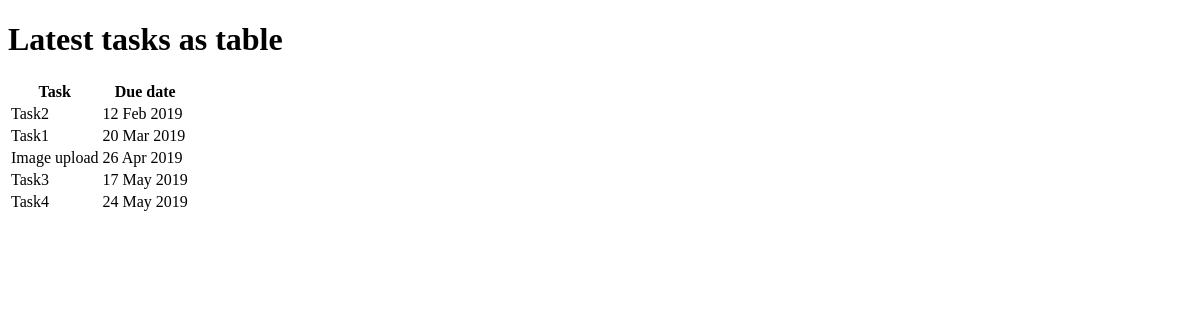
/demos/table, run on an earlier commit of the app's database.
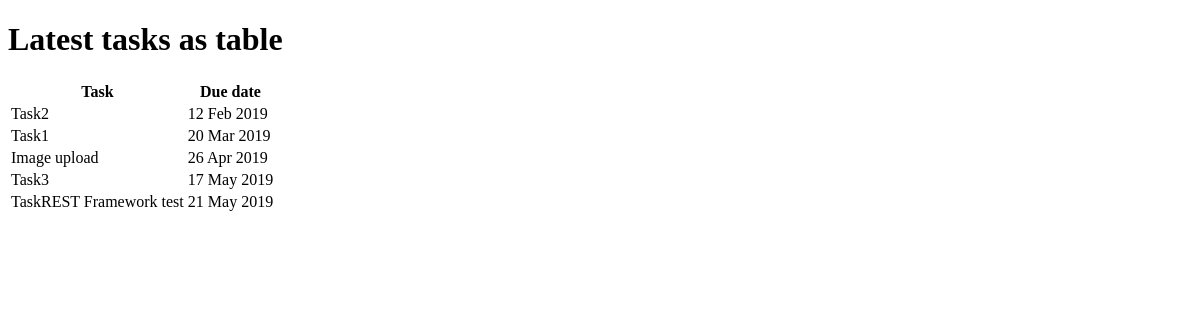
And on a later commit of the database.
### todo_app/models.py (models this page shows, shortened)
class Task(models.Model):
  id = models.AutoField(primary_key=True)
  title = models.CharField('Title', max_length=100, help_text="Task Title")
  description = models.TextField('Description', null=True, help_text="Task Description")
  image = models.ImageField('Image',
    null=False,
    blank=True,
    help_text='Task image',
    upload_to='images/')
  due = models.DateTimeField('due', default=days_from_now_1, help_text="Task Due (default - 1 day from now)")
  created = models.DateTimeField(auto_now_add=True)
  completed = models.BooleanField(default=False)

### demos/views.py (the view)
# urls.py: path('table', views.table, name='table'),
def table(request):
    latest_tasks = Task.objects.order_by('due')[:5]
    context = {
        'latest_tasks': latest_tasks
    }
    template_file = 'demos/table.html'
    return render(request, template_file, context)

### demos/templates/demos/table.html (shortened to what this page needs)
<!DOCTYPE html>
<html>
<head>
</head>
<body>
    <h1>Latest tasks as table</h1>
    {% if latest_tasks %}
        <table>
            <tr><th>Task</th><th>Due date</th></tr>
            {% for task in latest_tasks %}
                <tr><td>{{ task.title }}</td><td>{{ task.due | date:"d M Y" }}</td></tr>
            {% endfor %}
        </table>
    {% else %}
        <p>No task left</p>
    {% endif %}
</body>
</html>

What changed in the data, as far as the page shows it:
no longer on this page (row unchanged): Task: title "Task4", due "24 May 2019"
added Task: title "TaskREST Framework test", due "21 May 2019"
